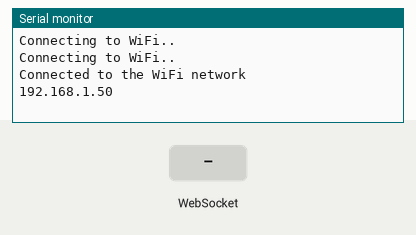
Bench run of a sketch on a simulated ESP32. Parts: the last lines printed to the serial monitor. Inputs (shaded band) come from the test bench. WiFi joins after 1.5 s; servers stay silent unless stated.

Above: at 3.3 s.
3.4 s: WebSocket text "1" received
At 4.6 s:
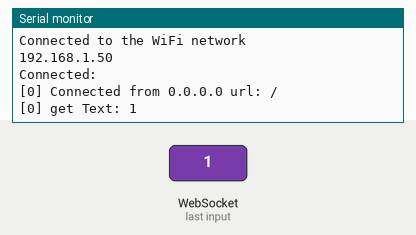
4.9 s: WebSocket text "0" received
At 5.9 s:
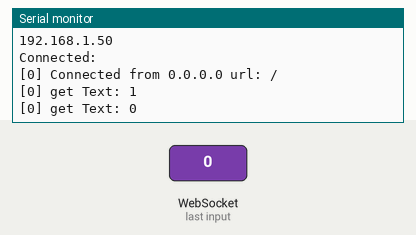
6.4 s: WebSocket text "2" received
At 7.0 s:
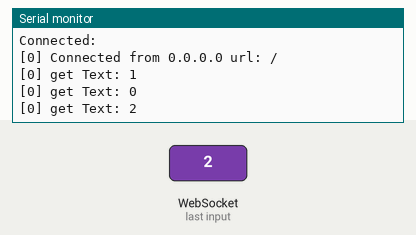

Measured:
- after the input at 3.4 s, the serial monitor: prints a new line at once (image 1)
- after the input at 4.9 s, the serial monitor: prints a new line at once (image 2)
- after the input at 6.4 s, the serial monitor: prints a new line at once (image 3)

The sketch:

app.ino
```cpp
#include <WiFi.h>
#include <WebSocketsServer.h>

WebSocketsServer webSocket(80);

const char* ssid = "POOJA";
const char* password =  "poojasingh";

void webSocketEvent(uint8_t num, WStype_t type, uint8_t * payload, size_t length)
{
    switch(type)
    {
        case WStype_CONNECTED:
        {
            Serial.println("Connected:");
            IPAddress ip = webSocket.remoteIP(num);
            Serial.printf("[%u] Connected from %d.%d.%d.%d url: %s\r\n", num, ip[0], ip[1], ip[2], ip[3], payload);
            webSocket.sendTXT(num, "Connected");
        }
        break;

        case WStype_DISCONNECTED:
        {
            Serial.println("Disconnected.");
        }
        break;

        case WStype_ERROR:
        {
            Serial.println("Error");
        }
        break;
        case WStype_TEXT:
        {
            Serial.printf("[%u] get Text: %s\r\n", num, payload);
            webSocket.sendTXT(num, "holla!");
        }

        default:
        break;
    }
}

void setup()
{
  Serial.begin(9600);

  WiFi.begin(ssid, password);

  while (WiFi.status() != WL_CONNECTED) {
    delay(1000);
    Serial.println("Connecting to WiFi..");
  }

  Serial.println("Connected to the WiFi network");
  Serial.println(WiFi.localIP());

  webSocket.begin();
  webSocket.onEvent(webSocketEvent);
  delay(100);
}

void loop()
{
    webSocket.loop();
}
```
